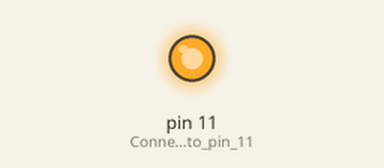
Bench run of a sketch on a simulated Arduino Uno, built with avr-gcc and run on an emulated ATmega328P. Parts: output pins drawn as LEDs (lit = HIGH).

Above: at 0.05 s.
Timing chart, 0 to 3.0 s (numbered marks = the images above):
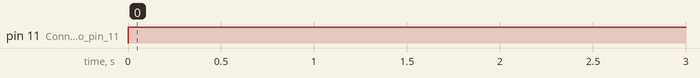

The sketch:

RELAY.ino
```cpp
void setup() {
  pinMode(11,OUTPUT); // Connect to pin 11


}

void loop() {
  digitalWrite(11,HIGH); // high
  delay(500); // Have a delay
  digitalWrite(11,LOW); // low

}
```

Measured:
- by itself, pin 11 (Connect_to_pin_11): LOW → HIGH at 0.00 s
